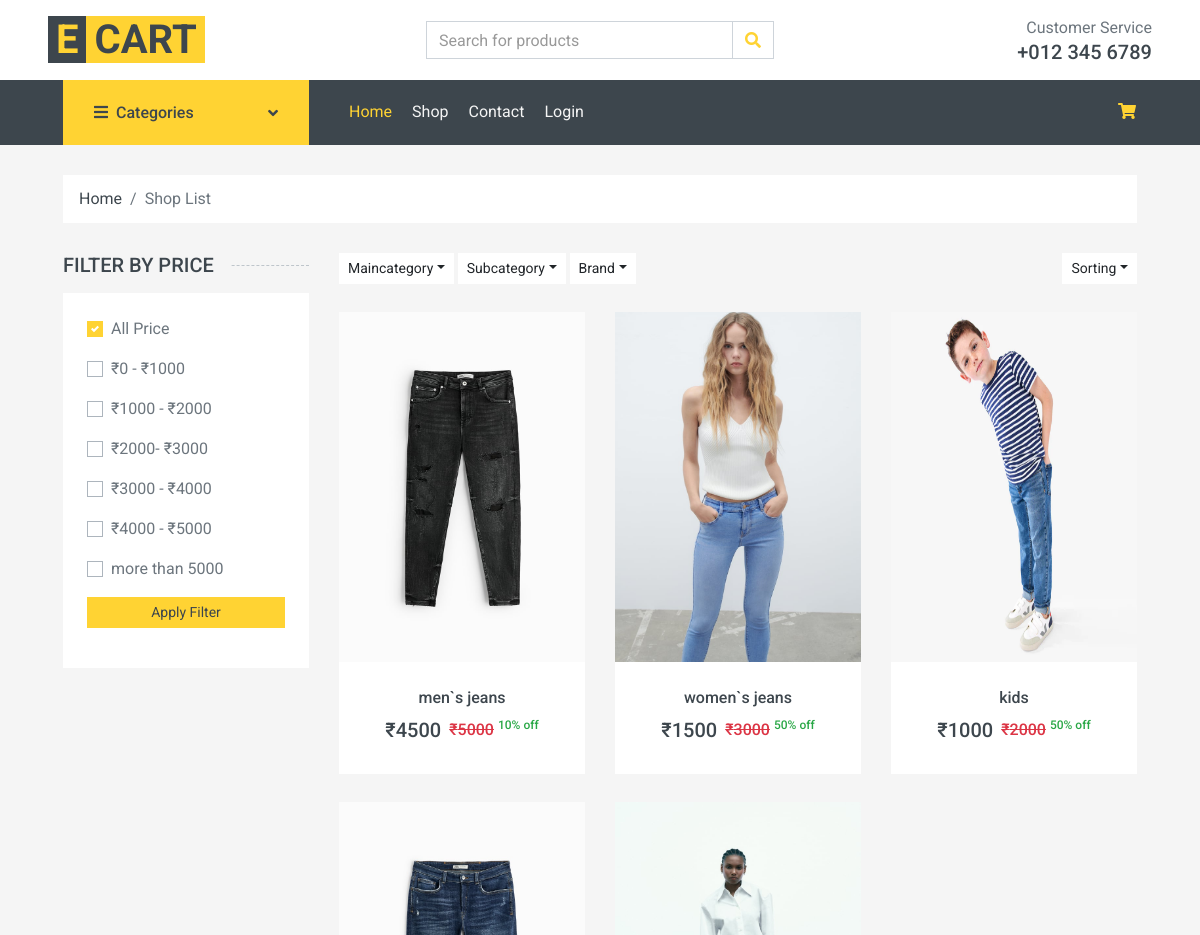
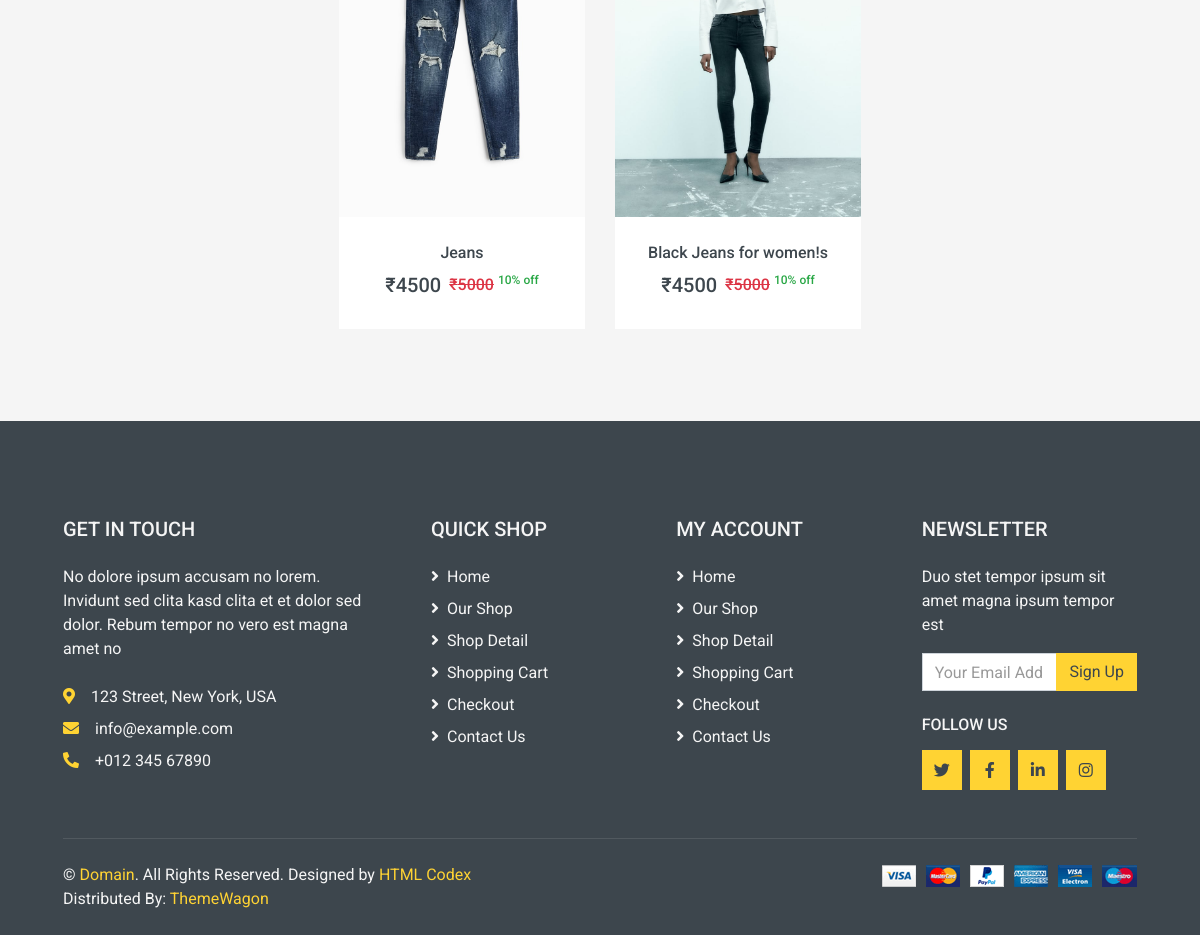
/shop/All/Jeans/All/, run on the app's committed database (2 pictures, top to bottom).
### mainApp/models.py (models this page shows, shortened)
class Product(models.Model):
    id = models.AutoField(primary_key=True)
    name = models.CharField(max_length=30)
    maincategory = models.ForeignKey(Maincategory, on_delete=models.CASCADE)
    subcategory = models.ForeignKey(Subcategory, on_delete=models.CASCADE)
    brand = models.ForeignKey(Brand, on_delete=models.CASCADE)
    color = models.CharField(max_length=20)
    size = models.CharField(max_length=20)
    baseprice = models.IntegerField()
    discount = models.IntegerField()
    finalprice = models.IntegerField()
    stock = models.BooleanField(default=True)
    description = models.TextField()
    pic1 = models.ImageField(upload_to="products")
    pic2 = models.ImageField(upload_to="products",
                             default=None, null=True, blank=True)
    pic3 = models.ImageField(upload_to="products",
                             default=None, null=True, blank=True)
    pic4 = models.ImageField(upload_to="products",
                             default=None, null=True, blank=True)

### mainApp/views.py (the view)
# urls.py: path("shop/<str:mc>/<str:sc>/<str:br>/", mainApp.shopPage),
def shopPage(Request, mc, sc, br):
    if mc == "All" and sc == "All" and br == "All":
        data = Product.objects.all().order_by("-id")
    elif mc != "All" and sc == "All" and br == "All":
        data = Product.objects.filter(
            maincategory=Maincategory.objects.get(name=mc)
        ).order_by("-id")
    elif mc == "All" and sc != "All" and br == "All":
        data = Product.objects.filter(
            subcategory=Subcategory.objects.get(name=sc)
        ).order_by("-id")
    elif mc == "All" and sc == "All" and br != "All":
        data = Product.objects.filter(brand=Brand.objects.get(name=br)).order_by("-id")
    elif mc != "All" and sc != "All" and br == "All":
        data = Product.objects.filter(
            maincategory=Maincategory.objects.get(name=mc),
            subcategory=Subcategory.objects.get(name=sc),
        ).order_by("-id")
    elif mc != "All" and sc == "All" and br != "All":
        data = Product.objects.filter(
            maincategory=Maincategory.objects.get(name=mc),
            brand=Brand.objects.get(name=br),
        ).order_by("-id")
    elif mc == "All" and sc != "All" and br != "All":
        data = Product.objects.filter(
            subcategory=Subcategory.objects.get(name=sc),
            brand=Brand.objects.get(name=br),
        ).order_by("-id")
    else:
        data = Product.objects.filter(
            maincategory=Maincategory.objects.get(name=mc),
            subcategory=Subcategory.objects.get(name=sc),
            brand=Brand.objects.get(name=br),
        ).order_by("-id")
    maincategories = Maincategory.objects.all()
    subcategories = Subcategory.objects.all()
    brands = Brand.objects.all()
    return render(
        Request,
        "shop.html",
        {
            "data": data,
            "maincategories": maincategories,
            "subcategories": subcategories,
            "brands": brands,
            "mc": mc,
            "sc": sc,
            "br": br,
        },
    )

### mainApp/templates/shop.html (shortened to what this page needs)
{% extends 'index.html'%}
{% load static %}
{% block body %}
<div class="container-fluid">
    <div class="row px-xl-5">
        <div class="col-12">
            <nav class="breadcrumb bg-light mb-30">
                <a class="breadcrumb-item text-dark" href="/">Home</a>
                <span class="breadcrumb-item active">Shop List</span>
            </nav>
        </div>
    </div>
</div>
<div class="container-fluid">
    <div class="row px-xl-5">
        <div class="col-lg-3 col-md-4">
            <h5 class="section-title position-relative text-uppercase mb-3"><span class="bg-secondary pr-3">Filter
                    by price</span></h5>
            <div class="bg-light p-4 mb-30">
                <form action="/price-filter/{{mc}}/{{sc}}/{{br}}/" method="post">
                    <div class="custom-control custom-checkbox d-flex align-items-center justify-content-between mb-3">
                        <label class="custom-control-label" for="price-all">All Price</label>
                    </div>
                    <div class="custom-control custom-checkbox d-flex align-items-center justify-content-between mb-3">
                        <label class="custom-control-label" for="price-1">&#8377;0 - &#8377;1000</label>
                    </div>
                    <div class="custom-control custom-checkbox d-flex align-items-center justify-content-between mb-3">
                        <label class="custom-control-label" for="price-2">&#8377;1000 - &#8377;2000</label>
                    </div>
                    <div class="custom-control custom-checkbox d-flex align-items-center justify-content-between mb-3">
                        <label class="custom-control-label" for="price-3">&#8377;2000- &#8377;3000</label>
                    </div>
                    <div class="custom-control custom-checkbox d-flex align-items-center justify-content-between mb-3">
                        <label class="custom-control-label" for="price-4">&#8377;3000 - &#8377;4000</label>
                    </div>
                    <div class="custom-control custom-checkbox d-flex align-items-center justify-content-between">
                        <label class="custom-control-label mb-3" for="price-5">&#8377;4000 - &#8377;5000</label>
                    </div>
                    <div class="custom-control custom-checkbox d-flex align-items-center justify-content-between">
                        <label class="custom-control-label " for="price-6">more than 5000</label>
                    </div>
                    <div class="my-3"><button type="submit" class="btn btn-primary btn-sm w-100">Apply Filter</button>
                    </div>
                </form>
            </div>
        </div>
        <div class="col-lg-9 col-md-8">
            <div class="row pb-3">
                <div class="col-12 pb-1">
                    <div class="d-flex align-items-center justify-content-between mb-4">
                        <div>
                            <div class="btn-group">
                                <button type="button" class="btn btn-sm btn-light dropdown-toggle"
                                    data-toggle="dropdown">Maincategory</button>
                            </div>
                            <div class="btn-group">
                                <button type="button" class="btn btn-sm btn-light dropdown-toggle"
                                    data-toggle="dropdown">Subcategory</button>
                            </div>
                            <div class="btn-group">
                                <button type="button" class="btn btn-sm btn-light dropdown-toggle"
                                    data-toggle="dropdown">Brand</button>
                            </div>
                        </div>
                        <div class="ml-2">
                            <div class="btn-group">
                                <button type="button" class="btn btn-sm btn-light dropdown-toggle"
                                    data-toggle="dropdown">Sorting</button>
                            </div>
                        </div>
                    </div>
                </div>
                {% for items in data %}
                <div class=" col-md-4 col-sm-6 pb-1">
                    <div class="product-item bg-light mb-4">
                        <div class="product-img position-relative overflow-hidden">
                            <a href="/single-product/{{items.id}}"><img class=" w-100" src="{{items.pic1.url}}"
                                    height="350px" alt=""></a>
                        </div>
                        <div class="text-center py-4">
                            <a class="h6 text-decoration-none text-truncate"
                                href="/single-product/{{items.id}}">{{items.name}}</a>
                            <div class="d-flex align-items-center justify-content-center mt-2">
                                <h5>&#8377;{{items.finalprice}}</h5>
                                <h6 class="text-muted ml-2"><del class="text-danger">&#8377;{{items.baseprice}}</del>
                                    <sup class="text-success">{{items.discount}}% off</sup>
                                </h6>
                            </div>
                        </div>
                    </div>
                </div>
                {% endfor %}
            </div>
        </div>
    </div>
</div>
{% endblock %}

### data on the page
Product: pic1 (picture), name "men`s jeans", finalprice "4500", baseprice "5000", discount "10"
Product: pic1 (picture), name "women`s jeans", finalprice "1500", baseprice "3000", discount "50"
Product: pic1 (picture), name "kids", finalprice "1000", baseprice "2000", discount "50"
Product: pic1 (picture), name "Jeans", finalprice "4500", baseprice "5000", discount "10"
Product: pic1 (picture), name "Black Jeans for women!s", finalprice "4500", baseprice "5000", discount "10"
